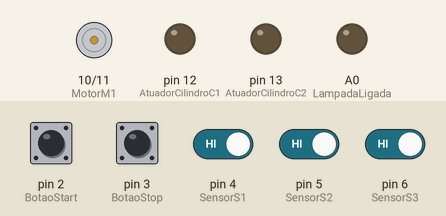
This sketch was run on a simulated Arduino Uno, built with avr-gcc and run on an emulated ATmega328P. Shown: motor-driver pin pairs drawn as motors (green arrow = first pin HIGH = forward, orange = second pin HIGH = backward, longer = more drive), output pins drawn as LEDs (lit = HIGH). The test bench sets the inputs (shaded band); at power-on: pin 2 (BotaoStart), pin 3 (BotaoStop), pin 4 (SensorS1), pin 5 (SensorS2), pin 6 (SensorS3) HIGH.

Above: at 1.2 s.
1.3 s: pin 2 (BotaoStart) pulled LOW for 0.15 s
At 2.4 s:
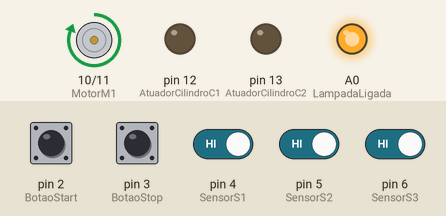
2.9 s: pin 5 (SensorS2) driven LOW
At 3.6 s:
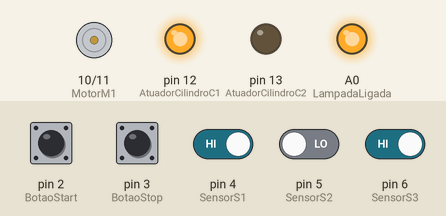
4.4 s: pin 3 (BotaoStop) pulled LOW for 0.15 s
At 5.4 s:
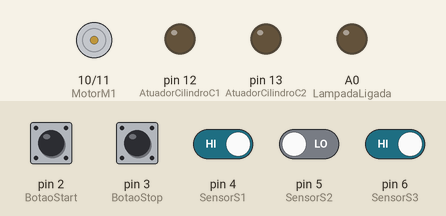
6.0 s: pin 2 (BotaoStart) pulled LOW for 1 s
At 6.7 s:
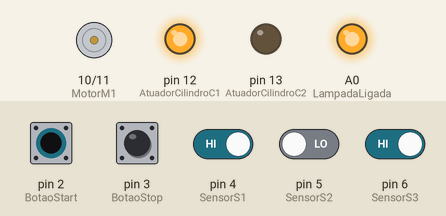
8.5 s: pin 4 (SensorS1) driven LOW
At 9.2 s:
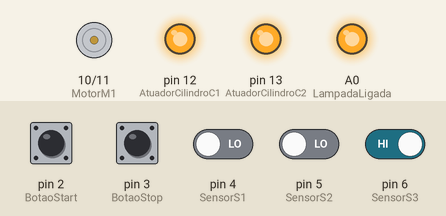
Timing chart, 0 to 11.0 s (numbered marks = the images above; inputs shaded):
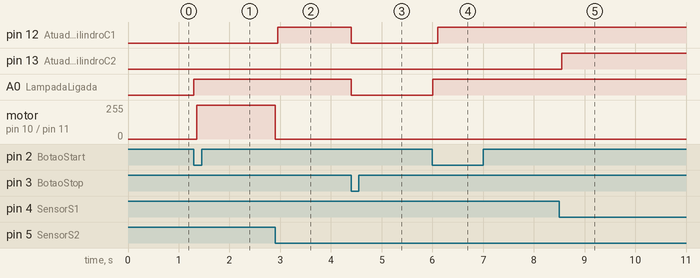

The sketch:

EX6.ino
```cpp
/* ************************************************************************

Colégio SATC
Curso Técnico em Mecatrônica
Disciplina: Sistemas Embarcados
Turma: 3191
Professor: Marcos Antonio Jeremias Coelho

Programa: Exercício 6, Transportadora de Peças (MEF)

Autor: Augusto Bredlau Pinz
Data: 14/06/2026
Versão: 1.0

************************************************************************ */

const int EstadoAguardandoStart = 0;
const int EstadoMovendoM1 = 1;
const int EstadoAvancandoC1 = 2;
const int EstadoAvancandoC2 = 3;
const int EstadoMovendoM2 = 4;
const int EstadoRecuandoCilindros = 5;
const int BotaoStart = 2;
const int BotaoStop = 3;
const int SensorS1 = 4;
const int SensorS2 = 5;
const int SensorS3 = 6;
const int SensorS4 = 7;
const int SensorC1Recuado = 8;
const int SensorC2Recuado = 9;
const int MotorM1 = 10;
const int MotorM2 = 11;
const int AtuadorCilindroC1 = 12;
const int AtuadorCilindroC2 = 13;
const int LampadaLigada = A0;
int EstadoAtual = EstadoAguardandoStart;

void setup() {
  pinMode(BotaoStart, INPUT_PULLUP);
  pinMode(BotaoStop, INPUT_PULLUP);
  pinMode(SensorS1, INPUT_PULLUP);
  pinMode(SensorS2, INPUT_PULLUP);
  pinMode(SensorS3, INPUT_PULLUP);
  pinMode(SensorS4, INPUT_PULLUP);
  pinMode(SensorC1Recuado, INPUT_PULLUP);
  pinMode(SensorC2Recuado, INPUT_PULLUP);
  pinMode(MotorM1, OUTPUT);
  pinMode(MotorM2, OUTPUT);
  pinMode(AtuadorCilindroC1, OUTPUT);
  pinMode(AtuadorCilindroC2, OUTPUT);
  pinMode(LampadaLigada, OUTPUT);
  desligarAtuadores();
}

void loop() {
  if (digitalRead(BotaoStop) == LOW) {
    EstadoAtual = EstadoAguardandoStart;
  }

  switch (EstadoAtual) {

    case EstadoAguardandoStart:
      desligarAtuadores();
      if (digitalRead(BotaoStart) == LOW) {
        digitalWrite(LampadaLigada, HIGH);
        EstadoAtual = EstadoMovendoM1;
      }
      break;

    case EstadoMovendoM1:
      digitalWrite(MotorM1, HIGH);
      if (digitalRead(SensorS2) == LOW) {
        digitalWrite(MotorM1, LOW);
        EstadoAtual = EstadoAvancandoC1;
      }
      break;

    case EstadoAvancandoC1:
      digitalWrite(AtuadorCilindroC1, HIGH);
      if (digitalRead(SensorS1) == LOW) {
        EstadoAtual = EstadoAvancandoC2;
      }
      break;

    case EstadoAvancandoC2:
      digitalWrite(AtuadorCilindroC2, HIGH);
      if (digitalRead(SensorS3) == LOW) {
        EstadoAtual = EstadoMovendoM2;
      }
      break;

    case EstadoMovendoM2:
      digitalWrite(MotorM2, HIGH);
      if (digitalRead(SensorS4) == LOW) {
        digitalWrite(MotorM2, LOW);
        EstadoAtual = EstadoRecuandoCilindros;
      }
      break;

    case EstadoRecuandoCilindros:
      digitalWrite(AtuadorCilindroC1, LOW);
      digitalWrite(AtuadorCilindroC2, LOW);
      if (digitalRead(SensorC1Recuado) == LOW && digitalRead(SensorC2Recuado) == LOW) {
        EstadoAtual = EstadoAguardandoStart;
      }
      break;
  }
  delay(50);
}

void desligarAtuadores() {
  digitalWrite(MotorM1, LOW);
  digitalWrite(MotorM2, LOW);
  digitalWrite(AtuadorCilindroC1, LOW);
  digitalWrite(AtuadorCilindroC2, LOW);
  digitalWrite(LampadaLigada, LOW);
}
```

Measured:
- after the input at 1.3 s, A0 (LampadaLigada): LOW → HIGH at once; motor on pin 10 (MotorM1) / pin 11 (MotorM2): stopped → forward 255/255 after 0.05 s
- after the input at 2.9 s, pin 12 (AtuadorCilindroC1): LOW → HIGH after 0.05 s; motor on pin 10 (MotorM1) / pin 11 (MotorM2): forward 255/255 → stopped at once
- after the input at 4.4 s, pin 12 (AtuadorCilindroC1), A0 (LampadaLigada): HIGH → LOW at once
- after the input at 6.0 s, pin 12 (AtuadorCilindroC1): LOW → HIGH after 0.10 s; A0 (LampadaLigada): LOW → HIGH at once
- after the input at 8.5 s, pin 13 (AtuadorCilindroC2): LOW → HIGH after 0.05 s
